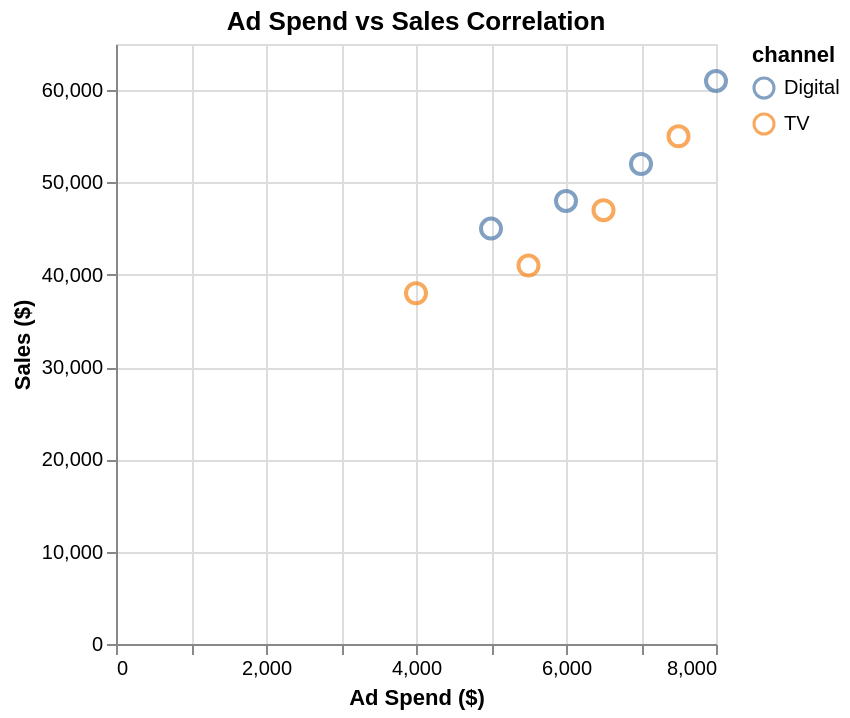

The specification (Vega-Lite) saved for this image:
### Vega-Lite specification from a JSON file in a GitHub repository (floating-point values rounded to 4 significant figures)
{"$schema": "https://vega.github.io/schema/vega-lite/v6.json", "description": "Advertising spend vs Sales correlation", "data": {"values": [{"adSpend": 5000, "sales": 45000, "channel": "Digital"}, {"adSpend": 7000, "sales": 52000, "channel": "Digital"}, {"adSpend": 6000, "sales": 48000, "channel": "Digital"}, {"adSpend": 8000, "sales": 61000, "channel": "Digital"}, {"adSpend": 4000, "sales": 38000, "channel": "TV"}, {"adSpend": 6500, "sales": 47000, "channel": "TV"}, {"adSpend": 5500, "sales": 41000, "channel": "TV"}, {"adSpend": 7500, "sales": 55000, "channel": "TV"}]}, "mark": "point", "encoding": {"x": {"field": "adSpend", "type": "quantitative", "axis": {"title": "Ad Spend ($)"}}, "y": {"field": "sales", "type": "quantitative", "axis": {"title": "Sales ($)"}}, "color": {"field": "channel", "type": "nominal"}, "size": {"value": 100}}, "title": "Ad Spend vs Sales Correlation"}
